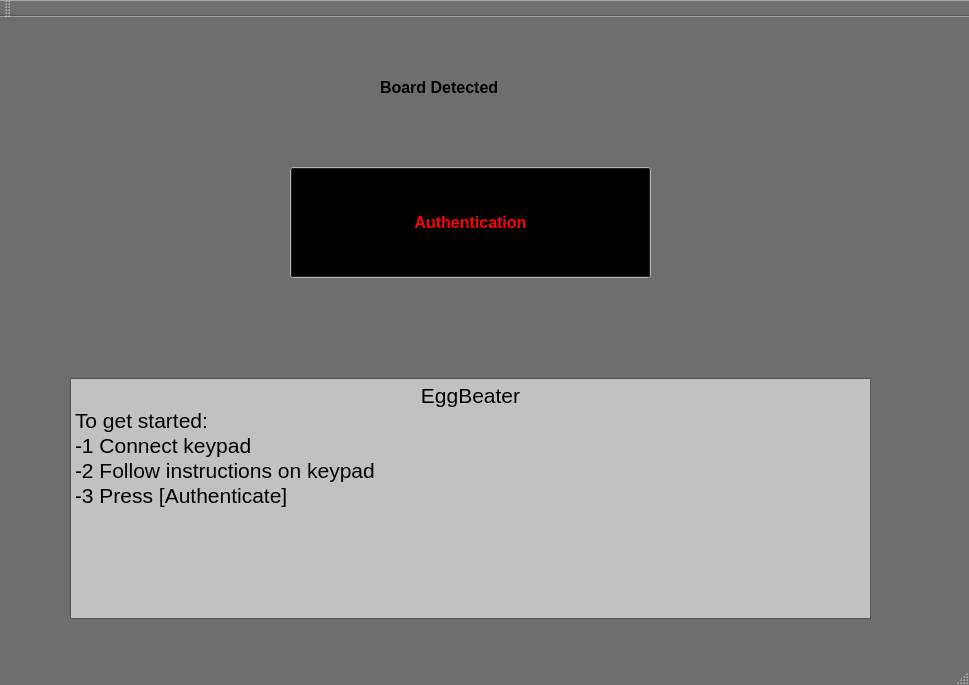
<?xml version="1.0" encoding="UTF-8"?>
<ui version="4.0">
 <class>MainWindow</class>
 <widget class="QMainWindow" name="MainWindow">
  <property name="geometry">
   <rect>
    <x>0</x>
    <y>0</y>
    <width>969</width>
    <height>685</height>
   </rect>
  </property>
  <property name="palette">
   <palette>
    <active>
     <colorrole role="WindowText">
      <brush brushstyle="SolidPattern">
       <color alpha="255">
        <red>0</red>
        <green>0</green>
        <blue>0</blue>
       </color>
      </brush>
     </colorrole>
     <colorrole role="Button">
      <brush brushstyle="SolidPattern">
       <color alpha="255">
        <red>255</red>
        <green>0</green>
        <blue>0</blue>
       </color>
      </brush>
     </colorrole>
     <colorrole role="Light">
      <brush brushstyle="SolidPattern">
       <color alpha="255">
        <red>255</red>
        <green>255</green>
        <blue>255</blue>
       </color>
      </brush>
     </colorrole>
     <colorrole role="Base">
      <brush brushstyle="SolidPattern">
       <color alpha="255">
        <red>255</red>
        <green>255</green>
        <blue>255</blue>
       </color>
      </brush>
     </colorrole>
     <colorrole role="Window">
      <brush brushstyle="SolidPattern">
       <color alpha="255">
        <red>110</red>
        <green>110</green>
        <blue>110</blue>
       </color>
      </brush>
     </colorrole>
    </active>
    <inactive>
     <colorrole role="WindowText">
      <brush brushstyle="SolidPattern">
       <color alpha="255">
        <red>0</red>
        <green>0</green>
        <blue>0</blue>
       </color>
      </brush>
     </colorrole>
     <colorrole role="Button">
      <brush brushstyle="SolidPattern">
       <color alpha="255">
        <red>255</red>
        <green>0</green>
        <blue>0</blue>
       </color>
      </brush>
     </colorrole>
     <colorrole role="Light">
      <brush brushstyle="SolidPattern">
       <color alpha="255">
        <red>255</red>
        <green>255</green>
        <blue>255</blue>
       </color>
      </brush>
     </colorrole>
     <colorrole role="Base">
      <brush brushstyle="SolidPattern">
       <color alpha="255">
        <red>255</red>
        <green>255</green>
        <blue>255</blue>
       </color>
      </brush>
     </colorrole>
     <colorrole role="Window">
      <brush brushstyle="SolidPattern">
       <color alpha="255">
        <red>110</red>
        <green>110</green>
        <blue>110</blue>
       </color>
      </brush>
     </colorrole>
    </inactive>
    <disabled>
     <colorrole role="WindowText">
      <brush brushstyle="SolidPattern">
       <color alpha="255">
        <red>120</red>
        <green>120</green>
        <blue>120</blue>
       </color>
      </brush>
     </colorrole>
     <colorrole role="Button">
      <brush brushstyle="SolidPattern">
       <color alpha="255">
        <red>255</red>
        <green>0</green>
        <blue>0</blue>
       </color>
      </brush>
     </colorrole>
     <colorrole role="Light">
      <brush brushstyle="SolidPattern">
       <color alpha="255">
        <red>255</red>
        <green>255</green>
        <blue>255</blue>
       </color>
      </brush>
     </colorrole>
     <colorrole role="Base">
      <brush brushstyle="SolidPattern">
       <color alpha="255">
        <red>110</red>
        <green>110</green>
        <blue>110</blue>
       </color>
      </brush>
     </colorrole>
     <colorrole role="Window">
      <brush brushstyle="SolidPattern">
       <color alpha="255">
        <red>110</red>
        <green>110</green>
        <blue>110</blue>
       </color>
      </brush>
     </colorrole>
    </disabled>
   </palette>
  </property>
  <property name="windowTitle">
   <string>MainWindow</string>
  </property>
  <widget class="QWidget" name="centralWidget">
   <widget class="QPushButton" name="authentication">
    <property name="geometry">
     <rect>
      <x>290</x>
      <y>150</y>
      <width>361</width>
      <height>111</height>
     </rect>
    </property>
    <property name="palette">
     <palette>
      <active>
       <colorrole role="WindowText">
        <brush brushstyle="SolidPattern">
         <color alpha="255">
          <red>0</red>
          <green>0</green>
          <blue>0</blue>
         </color>
        </brush>
       </colorrole>
       <colorrole role="Button">
        <brush brushstyle="SolidPattern">
         <color alpha="255">
          <red>0</red>
          <green>0</green>
          <blue>0</blue>
         </color>
        </brush>
       </colorrole>
       <colorrole role="Light">
        <brush brushstyle="SolidPattern">
         <color alpha="255">
          <red>255</red>
          <green>255</green>
          <blue>255</blue>
         </color>
        </brush>
       </colorrole>
       <colorrole role="Midlight">
        <brush brushstyle="SolidPattern">
         <color alpha="255">
          <red>255</red>
          <green>255</green>
          <blue>255</blue>
         </color>
        </brush>
       </colorrole>
       <colorrole role="Dark">
        <brush brushstyle="SolidPattern">
         <color alpha="255">
          <red>255</red>
          <green>255</green>
          <blue>255</blue>
         </color>
        </brush>
       </colorrole>
       <colorrole role="Mid">
        <brush brushstyle="SolidPattern">
         <color alpha="255">
          <red>255</red>
          <green>255</green>
          <blue>255</blue>
         </color>
        </brush>
       </colorrole>
       <colorrole role="Text">
        <brush brushstyle="SolidPattern">
         <color alpha="255">
          <red>0</red>
          <green>0</green>
          <blue>0</blue>
         </color>
        </brush>
       </colorrole>
       <colorrole role="BrightText">
        <brush brushstyle="SolidPattern">
         <color alpha="255">
          <red>255</red>
          <green>255</green>
          <blue>255</blue>
         </color>
        </brush>
       </colorrole>
       <colorrole role="ButtonText">
        <brush brushstyle="SolidPattern">
         <color alpha="255">
          <red>255</red>
          <green>0</green>
          <blue>0</blue>
         </color>
        </brush>
       </colorrole>
       <colorrole role="Base">
        <brush brushstyle="SolidPattern">
         <color alpha="255">
          <red>193</red>
          <green>193</green>
          <blue>193</blue>
         </color>
        </brush>
       </colorrole>
       <colorrole role="Window">
        <brush brushstyle="SolidPattern">
         <color alpha="255">
          <red>255</red>
          <green>255</green>
          <blue>255</blue>
         </color>
        </brush>
       </colorrole>
       <colorrole role="Shadow">
        <brush brushstyle="SolidPattern">
         <color alpha="255">
          <red>255</red>
          <green>255</green>
          <blue>255</blue>
         </color>
        </brush>
       </colorrole>
       <colorrole role="Highlight">
        <brush brushstyle="SolidPattern">
         <color alpha="255">
          <red>255</red>
          <green>255</green>
          <blue>255</blue>
         </color>
        </brush>
       </colorrole>
       <colorrole role="HighlightedText">
        <brush brushstyle="SolidPattern">
         <color alpha="255">
          <red>255</red>
          <green>255</green>
          <blue>255</blue>
         </color>
        </brush>
       </colorrole>
       <colorrole role="Link">
        <brush brushstyle="SolidPattern">
         <color alpha="255">
          <red>255</red>
          <green>255</green>
          <blue>255</blue>
         </color>
        </brush>
       </colorrole>
       <colorrole role="LinkVisited">
        <brush brushstyle="SolidPattern">
         <color alpha="255">
          <red>255</red>
          <green>255</green>
          <blue>255</blue>
         </color>
        </brush>
       </colorrole>
       <colorrole role="AlternateBase">
        <brush brushstyle="SolidPattern">
         <color alpha="255">
          <red>255</red>
          <green>255</green>
          <blue>255</blue>
         </color>
        </brush>
       </colorrole>
       <colorrole role="NoRole">
        <brush brushstyle="SolidPattern">
         <color alpha="255">
          <red>255</red>
          <green>255</green>
          <blue>255</blue>
         </color>
        </brush>
       </colorrole>
       <colorrole role="ToolTipBase">
        <brush brushstyle="SolidPattern">
         <color alpha="255">
          <red>255</red>
          <green>255</green>
          <blue>255</blue>
         </color>
        </brush>
       </colorrole>
       <colorrole role="ToolTipText">
        <brush brushstyle="SolidPattern">
         <color alpha="255">
          <red>255</red>
          <green>255</green>
          <blue>255</blue>
         </color>
        </brush>
       </colorrole>
      </active>
      <inactive>
       <colorrole role="WindowText">
        <brush brushstyle="SolidPattern">
         <color alpha="255">
          <red>0</red>
          <green>0</green>
          <blue>0</blue>
         </color>
        </brush>
       </colorrole>
       <colorrole role="Button">
        <brush brushstyle="SolidPattern">
         <color alpha="255">
          <red>0</red>
          <green>0</green>
          <blue>0</blue>
         </color>
        </brush>
       </colorrole>
       <colorrole role="Light">
        <brush brushstyle="SolidPattern">
         <color alpha="255">
          <red>255</red>
          <green>255</green>
          <blue>255</blue>
         </color>
        </brush>
       </colorrole>
       <colorrole role="Midlight">
        <brush brushstyle="SolidPattern">
         <color alpha="255">
          <red>255</red>
          <green>255</green>
          <blue>255</blue>
         </color>
        </brush>
       </colorrole>
       <colorrole role="Dark">
        <brush brushstyle="SolidPattern">
         <color alpha="255">
          <red>255</red>
          <green>255</green>
          <blue>255</blue>
         </color>
        </brush>
       </colorrole>
       <colorrole role="Mid">
        <brush brushstyle="SolidPattern">
         <color alpha="255">
          <red>255</red>
          <green>255</green>
          <blue>255</blue>
         </color>
        </brush>
       </colorrole>
       <colorrole role="Text">
        <brush brushstyle="SolidPattern">
         <color alpha="255">
          <red>0</red>
          <green>0</green>
          <blue>0</blue>
         </color>
        </brush>
       </colorrole>
       <colorrole role="BrightText">
        <brush brushstyle="SolidPattern">
         <color alpha="255">
          <red>255</red>
          <green>255</green>
          <blue>255</blue>
         </color>
        </brush>
       </colorrole>
       <colorrole role="ButtonText">
        <brush brushstyle="SolidPattern">
         <color alpha="255">
          <red>255</red>
          <green>0</green>
          <blue>0</blue>
         </color>
        </brush>
       </colorrole>
       <colorrole role="Base">
        <brush brushstyle="SolidPattern">
         <color alpha="255">
          <red>193</red>
          <green>193</green>
          <blue>193</blue>
         </color>
        </brush>
       </colorrole>
       <colorrole role="Window">
        <brush brushstyle="SolidPattern">
         <color alpha="255">
          <red>255</red>
          <green>255</green>
          <blue>255</blue>
         </color>
        </brush>
       </colorrole>
       <colorrole role="Shadow">
        <brush brushstyle="SolidPattern">
         <color alpha="255">
          <red>255</red>
          <green>255</green>
          <blue>255</blue>
         </color>
        </brush>
       </colorrole>
       <colorrole role="Highlight">
        <brush brushstyle="SolidPattern">
         <color alpha="255">
          <red>255</red>
          <green>255</green>
          <blue>255</blue>
         </color>
        </brush>
       </colorrole>
       <colorrole role="HighlightedText">
        <brush brushstyle="SolidPattern">
         <color alpha="255">
          <red>255</red>
          <green>255</green>
          <blue>255</blue>
         </color>
        </brush>
       </colorrole>
       <colorrole role="Link">
        <brush brushstyle="SolidPattern">
         <color alpha="255">
          <red>255</red>
          <green>255</green>
          <blue>255</blue>
         </color>
        </brush>
       </colorrole>
       <colorrole role="LinkVisited">
        <brush brushstyle="SolidPattern">
         <color alpha="255">
          <red>255</red>
          <green>255</green>
          <blue>255</blue>
         </color>
        </brush>
       </colorrole>
       <colorrole role="AlternateBase">
        <brush brushstyle="SolidPattern">
         <color alpha="255">
          <red>255</red>
          <green>255</green>
          <blue>255</blue>
         </color>
        </brush>
       </colorrole>
       <colorrole role="NoRole">
        <brush brushstyle="SolidPattern">
         <color alpha="255">
          <red>255</red>
          <green>255</green>
          <blue>255</blue>
         </color>
        </brush>
       </colorrole>
       <colorrole role="ToolTipBase">
        <brush brushstyle="SolidPattern">
         <color alpha="255">
          <red>255</red>
          <green>255</green>
          <blue>255</blue>
         </color>
        </brush>
       </colorrole>
       <colorrole role="ToolTipText">
        <brush brushstyle="SolidPattern">
         <color alpha="255">
          <red>255</red>
          <green>255</green>
          <blue>255</blue>
         </color>
        </brush>
       </colorrole>
      </inactive>
      <disabled>
       <colorrole role="WindowText">
        <brush brushstyle="SolidPattern">
         <color alpha="255">
          <red>255</red>
          <green>255</green>
          <blue>255</blue>
         </color>
        </brush>
       </colorrole>
       <colorrole role="Button">
        <brush brushstyle="SolidPattern">
         <color alpha="255">
          <red>0</red>
          <green>0</green>
          <blue>0</blue>
         </color>
        </brush>
       </colorrole>
       <colorrole role="Light">
        <brush brushstyle="SolidPattern">
         <color alpha="255">
          <red>255</red>
          <green>255</green>
          <blue>255</blue>
         </color>
        </brush>
       </colorrole>
       <colorrole role="Midlight">
        <brush brushstyle="SolidPattern">
         <color alpha="255">
          <red>255</red>
          <green>255</green>
          <blue>255</blue>
         </color>
        </brush>
       </colorrole>
       <colorrole role="Dark">
        <brush brushstyle="SolidPattern">
         <color alpha="255">
          <red>255</red>
          <green>255</green>
          <blue>255</blue>
         </color>
        </brush>
       </colorrole>
       <colorrole role="Mid">
        <brush brushstyle="SolidPattern">
         <color alpha="255">
          <red>255</red>
          <green>255</green>
          <blue>255</blue>
         </color>
        </brush>
       </colorrole>
       <colorrole role="Text">
        <brush brushstyle="SolidPattern">
         <color alpha="255">
          <red>255</red>
          <green>255</green>
          <blue>255</blue>
         </color>
        </brush>
       </colorrole>
       <colorrole role="BrightText">
        <brush brushstyle="SolidPattern">
         <color alpha="255">
          <red>255</red>
          <green>255</green>
          <blue>255</blue>
         </color>
        </brush>
       </colorrole>
       <colorrole role="ButtonText">
        <brush brushstyle="SolidPattern">
         <color alpha="255">
          <red>255</red>
          <green>255</green>
          <blue>255</blue>
         </color>
        </brush>
       </colorrole>
       <colorrole role="Base">
        <brush brushstyle="SolidPattern">
         <color alpha="255">
          <red>255</red>
          <green>255</green>
          <blue>255</blue>
         </color>
        </brush>
       </colorrole>
       <colorrole role="Window">
        <brush brushstyle="SolidPattern">
         <color alpha="255">
          <red>255</red>
          <green>255</green>
          <blue>255</blue>
         </color>
        </brush>
       </colorrole>
       <colorrole role="Shadow">
        <brush brushstyle="SolidPattern">
         <color alpha="255">
          <red>255</red>
          <green>255</green>
          <blue>255</blue>
         </color>
        </brush>
       </colorrole>
       <colorrole role="Highlight">
        <brush brushstyle="SolidPattern">
         <color alpha="255">
          <red>51</red>
          <green>153</green>
          <blue>255</blue>
         </color>
        </brush>
       </colorrole>
       <colorrole role="HighlightedText">
        <brush brushstyle="SolidPattern">
         <color alpha="255">
          <red>255</red>
          <green>255</green>
          <blue>255</blue>
         </color>
        </brush>
       </colorrole>
       <colorrole role="Link">
        <brush brushstyle="SolidPattern">
         <color alpha="255">
          <red>255</red>
          <green>255</green>
          <blue>255</blue>
         </color>
        </brush>
       </colorrole>
       <colorrole role="LinkVisited">
        <brush brushstyle="SolidPattern">
         <color alpha="255">
          <red>255</red>
          <green>255</green>
          <blue>255</blue>
         </color>
        </brush>
       </colorrole>
       <colorrole role="AlternateBase">
        <brush brushstyle="SolidPattern">
         <color alpha="255">
          <red>255</red>
          <green>255</green>
          <blue>255</blue>
         </color>
        </brush>
       </colorrole>
       <colorrole role="NoRole">
        <brush brushstyle="SolidPattern">
         <color alpha="255">
          <red>255</red>
          <green>255</green>
          <blue>255</blue>
         </color>
        </brush>
       </colorrole>
       <colorrole role="ToolTipBase">
        <brush brushstyle="SolidPattern">
         <color alpha="255">
          <red>255</red>
          <green>255</green>
          <blue>255</blue>
         </color>
        </brush>
       </colorrole>
       <colorrole role="ToolTipText">
        <brush brushstyle="SolidPattern">
         <color alpha="255">
          <red>255</red>
          <green>255</green>
          <blue>255</blue>
         </color>
        </brush>
       </colorrole>
      </disabled>
     </palette>
    </property>
    <property name="font">
     <font>
      <pointsize>12</pointsize>
      <weight>75</weight>
      <bold>true</bold>
     </font>
    </property>
    <property name="text">
     <string>Authentication</string>
    </property>
   </widget>
   <widget class="QLabel" name="board_detected">
    <property name="geometry">
     <rect>
      <x>380</x>
      <y>60</y>
      <width>361</width>
      <height>20</height>
     </rect>
    </property>
    <property name="font">
     <font>
      <pointsize>12</pointsize>
      <weight>75</weight>
      <bold>true</bold>
     </font>
    </property>
    <property name="text">
     <string>Board Detected</string>
    </property>
   </widget>
   <widget class="QTextBrowser" name="get_started">
    <property name="geometry">
     <rect>
      <x>70</x>
      <y>361</y>
      <width>801</width>
      <height>241</height>
     </rect>
    </property>
    <property name="palette">
     <palette>
      <active>
       <colorrole role="Base">
        <brush brushstyle="SolidPattern">
         <color alpha="255">
          <red>193</red>
          <green>193</green>
          <blue>193</blue>
         </color>
        </brush>
       </colorrole>
       <colorrole role="AlternateBase">
        <brush brushstyle="SolidPattern">
         <color alpha="255">
          <red>246</red>
          <green>16</green>
          <blue>70</blue>
         </color>
        </brush>
       </colorrole>
       <colorrole role="NoRole">
        <brush brushstyle="SolidPattern">
         <color alpha="255">
          <red>255</red>
          <green>0</green>
          <blue>127</blue>
         </color>
        </brush>
       </colorrole>
      </active>
      <inactive>
       <colorrole role="Base">
        <brush brushstyle="SolidPattern">
         <color alpha="255">
          <red>193</red>
          <green>193</green>
          <blue>193</blue>
         </color>
        </brush>
       </colorrole>
       <colorrole role="AlternateBase">
        <brush brushstyle="SolidPattern">
         <color alpha="255">
          <red>246</red>
          <green>16</green>
          <blue>70</blue>
         </color>
        </brush>
       </colorrole>
       <colorrole role="NoRole">
        <brush brushstyle="SolidPattern">
         <color alpha="255">
          <red>255</red>
          <green>0</green>
          <blue>127</blue>
         </color>
        </brush>
       </colorrole>
      </inactive>
      <disabled>
       <colorrole role="Base">
        <brush brushstyle="SolidPattern">
         <color alpha="255">
          <red>107</red>
          <green>107</green>
          <blue>107</blue>
         </color>
        </brush>
       </colorrole>
       <colorrole role="AlternateBase">
        <brush brushstyle="SolidPattern">
         <color alpha="255">
          <red>246</red>
          <green>16</green>
          <blue>70</blue>
         </color>
        </brush>
       </colorrole>
       <colorrole role="NoRole">
        <brush brushstyle="SolidPattern">
         <color alpha="255">
          <red>255</red>
          <green>0</green>
          <blue>127</blue>
         </color>
        </brush>
       </colorrole>
      </disabled>
     </palette>
    </property>
    <property name="font">
     <font>
      <pointsize>14</pointsize>
     </font>
    </property>
    <property name="html">
     <string>&lt;!DOCTYPE HTML PUBLIC &quot;-//W3C//DTD HTML 4.0//EN&quot; &quot;http://www.w3.org/TR/REC-html40/strict.dtd&quot;&gt;
&lt;html&gt;&lt;head&gt;&lt;meta name=&quot;qrichtext&quot; content=&quot;1&quot; /&gt;&lt;style type=&quot;text/css&quot;&gt;
p, li { white-space: pre-wrap; }
&lt;/style&gt;&lt;/head&gt;&lt;body style=&quot; font-family:'MS Shell Dlg 2'; font-size:14pt; font-weight:400; font-style:normal;&quot;&gt;
&lt;p align=&quot;center&quot; style=&quot; margin-top:0px; margin-bottom:0px; margin-left:0px; margin-right:0px; -qt-block-indent:0; text-indent:0px;&quot;&gt;&lt;span style=&quot; font-size:16pt;&quot;&gt;EggBeater&lt;/span&gt;&lt;/p&gt;
&lt;p style=&quot; margin-top:0px; margin-bottom:0px; margin-left:0px; margin-right:0px; -qt-block-indent:0; text-indent:0px;&quot;&gt;&lt;span style=&quot; font-size:16pt;&quot;&gt;To get started:&lt;/span&gt;&lt;/p&gt;
&lt;p style=&quot; margin-top:0px; margin-bottom:0px; margin-left:0px; margin-right:0px; -qt-block-indent:0; text-indent:0px;&quot;&gt;&lt;span style=&quot; font-size:16pt;&quot;&gt;-1 Connect keypad&lt;/span&gt;&lt;/p&gt;
&lt;p style=&quot; margin-top:0px; margin-bottom:0px; margin-left:0px; margin-right:0px; -qt-block-indent:0; text-indent:0px;&quot;&gt;&lt;span style=&quot; font-size:16pt;&quot;&gt;-2 Follow instructions on keypad&lt;/span&gt;&lt;/p&gt;
&lt;p style=&quot; margin-top:0px; margin-bottom:0px; margin-left:0px; margin-right:0px; -qt-block-indent:0; text-indent:0px;&quot;&gt;&lt;span style=&quot; font-size:16pt;&quot;&gt;-3 Press [Authenticate]&lt;/span&gt;&lt;/p&gt;&lt;/body&gt;&lt;/html&gt;</string>
    </property>
   </widget>
   <zorder>authentication</zorder>
   <zorder>get_started</zorder>
   <zorder>board_detected</zorder>
  </widget>
  <widget class="QToolBar" name="mainToolBar">
   <attribute name="toolBarArea">
    <enum>TopToolBarArea</enum>
   </attribute>
   <attribute name="toolBarBreak">
    <bool>false</bool>
   </attribute>
  </widget>
  <widget class="QStatusBar" name="statusBar"/>
 </widget>
 <layoutdefault spacing="6" margin="11"/>
 <resources/>
 <connections/>
</ui>
